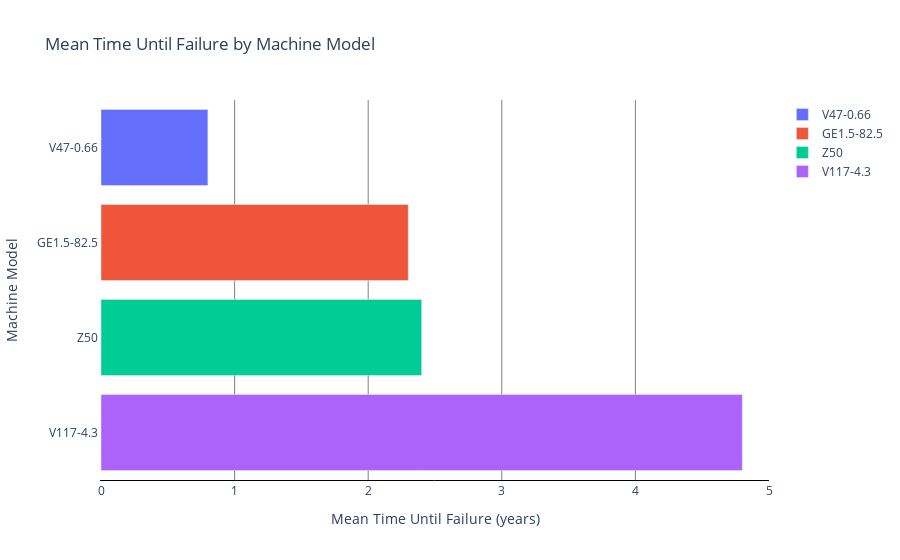

Notebook source saved alongside this figure:
### Markdown cell above
## Slide 3 Mean Time to Failure by Turbine Model

### Code cell
# Data setup
models = ['V47-0.66', 'GE1.5-82.5', 'Z50', 'V117-4.3']  # Machine models
durations = [0.8, 2.3, 2.4, 4.8]  # Corresponding durations

# Create the figure
fig = go.Figure()

# Add the bar for each model
for model, duration in zip(models, durations):
    fig.add_trace(go.Bar(
        x=[duration],  # Duration value
        y=[model],  # Model name
        orientation='h',  # Horizontal bars
        name=model  # Legend entry
    ))

# Update layout to set x-axis and add customization
fig.update_layout(
    xaxis={
        'range': [0, 5],  # Set range from 0 to 5
        'title': "Mean Time Until Failure (years)",  # X-axis label
        'showline': True,  # Show the line at the axis
        'showgrid': True,  # Show gridlines
        'gridcolor': 'gray',  # Gridline color
        'linecolor': 'black'  # Line color at the axis
    },
    title="Mean Time Until Failure by Machine Model",
    yaxis_title="Machine Model",
    plot_bgcolor='white',
    yaxis={
        'showline': True,  # Show the line at the axis
        'autorange': "reversed"  # Reverse the y-axis to get the first model at the top
    }
)

# Show the plot
fig.show()

### Figure 1 — Plotly figure (JSON) as saved in the notebook; plotly's stock layout.template omitted (floating-point values rounded to 4 significant figures)
{"data": [{"name": "V47-0.66", "orientation": "h", "type": "bar", "x": [0.8], "y": ["V47-0.66"]}, {"name": "GE1.5-82.5", "orientation": "h", "type": "bar", "x": [2.3], "y": ["GE1.5-82.5"]}, {"name": "Z50", "orientation": "h", "type": "bar", "x": [2.4], "y": ["Z50"]}, {"name": "V117-4.3", "orientation": "h", "type": "bar", "x": [4.8], "y": ["V117-4.3"]}], "layout": {"plot_bgcolor": "white", "title": {"text": "Mean Time Until Failure by Machine Model"}, "xaxis": {"gridcolor": "gray", "linecolor": "black", "range": [0, 5], "showgrid": true, "showline": true, "title": {"text": "Mean Time Until Failure (years)"}}, "yaxis": {"autorange": "reversed", "showline": true, "title": {"text": "Machine Model"}}}}
